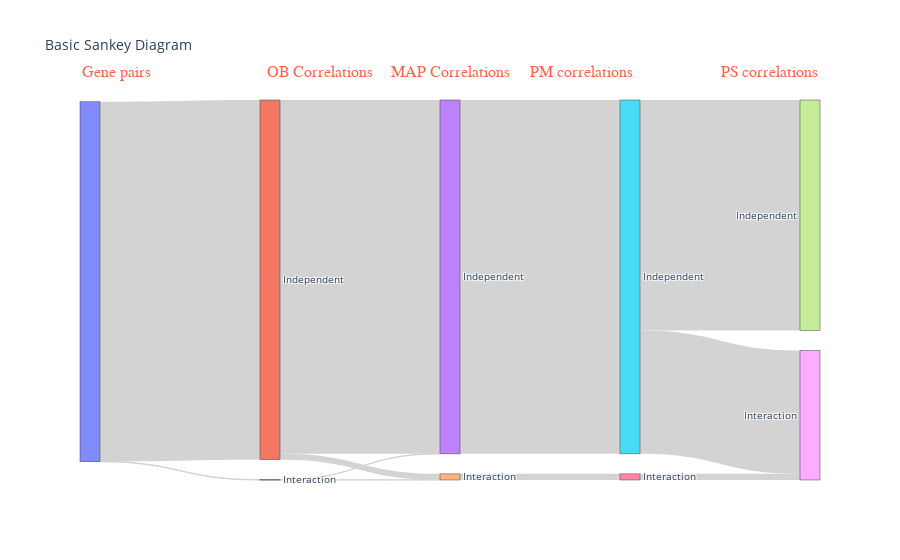

Notebook code cell kept with this figure:
### Code cell
sankey_from_df(corr_df)

### Figure 1 — Plotly figure (JSON) as saved in the notebook; plotly's stock layout.template omitted (floating-point values rounded to 4 significant figures)
{"data": [{"link": {"color": "lightgrey", "source": [0, 0, 1, 1, 2, 2, 3, 3, 4, 4, 5, 5, 6, 6], "target": [1, 2, 3, 4, 3, 4, 5, 6, 5, 6, 7, 8, 7, 8], "value": [5045, 5, 4962, 83, 2, 3, 4964, 0, 0, 86, 3233, 1731, 0, 86]}, "node": {"label": ["", "Independent", "Interaction", "Independent", "Interaction", "Independent", "Interaction", "Independent", "Interaction"]}, "type": "sankey"}], "layout": {"annotations": [{"align": "center", "font": {"color": "tomato", "family": "Courier New, monospace", "size": 16}, "showarrow": false, "text": "Gene pairs", "x": 0, "xref": "paper", "y": 1.1, "yref": "paper"}, {"align": "center", "font": {"color": "tomato", "family": "Courier New, monospace", "size": 16}, "showarrow": false, "text": "OB Correlations", "x": 0.25, "xref": "paper", "y": 1.1, "yref": "paper"}, {"align": "center", "font": {"color": "tomato", "family": "Courier New, monospace", "size": 16}, "showarrow": false, "text": "MAP Correlations", "x": 0.5, "xref": "paper", "y": 1.1, "yref": "paper"}, {"align": "center", "font": {"color": "tomato", "family": "Courier New, monospace", "size": 16}, "showarrow": false, "text": "PM correlations", "x": 0.75, "xref": "paper", "y": 1.1, "yref": "paper"}, {"align": "center", "font": {"color": "tomato", "family": "Courier New, monospace", "size": 16}, "showarrow": false, "text": "PS correlations", "x": 1, "xref": "paper", "y": 1.1, "yref": "paper"}], "font": {"size": 10}, "plot_bgcolor": "rgba(0,0,0,0)", "title": {"text": "Basic Sankey Diagram"}, "xaxis": {"showgrid": false, "visible": false, "zeroline": false}, "yaxis": {"showgrid": false, "visible": false, "zeroline": false}}}
